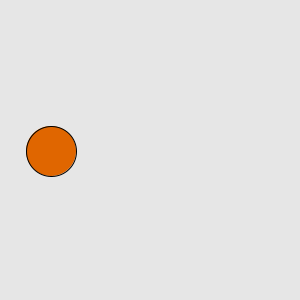
Frame 1 (no input)
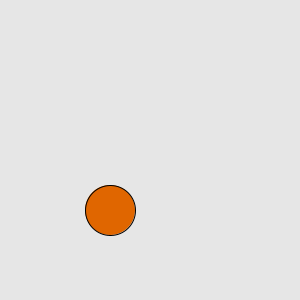
Frame 60 (the mouse pressed at the canvas centre just before this capture)
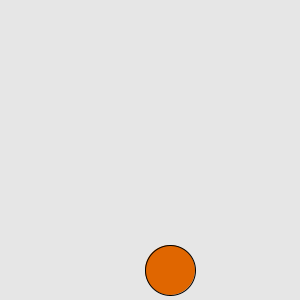
Frame 120 (the mouse held since frame 60 and released just before this capture)

The Processing sketch that drew these frames (run headless with seeded random() and noise(); from frame 60 on, the mouse is pressed at the canvas centre):

// Processing sketch: HelloProcessing
// ── HelloProcessing.pde
void setup(){
size(300, 300);//set window size
}
int x=50;
int y=150;
boolean ytoggle=false;//for monitoring if the ball should turn around
boolean xtoggle=false;//the same, but for Y

void draw(){
  background(230);
  if(x>=275) xtoggle=true;//not quite 300 to account for the radius
  if(x<=25) xtoggle=false;
  
  if(y>=275) ytoggle=true;
  if(y<=25) ytoggle=false;
  
  if(xtoggle==false) x=x+1;//changes X depending on the toggle
  else x=x-1;
  
  if(ytoggle==false) y=y+1;
  else y=y-1;
  
  fill(224, 102, 0);//color orange
  ellipse(x,y,50,50);//draw a circle
}
